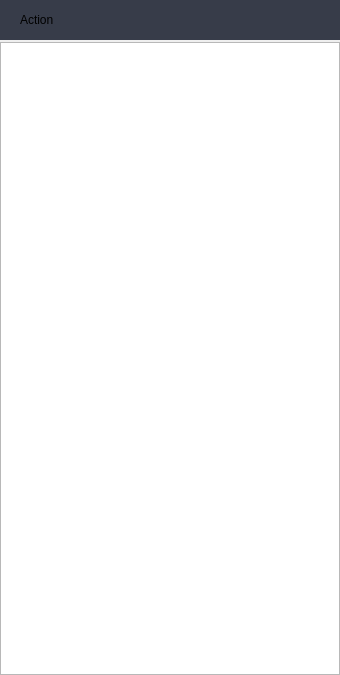
<?xml version="1.0" encoding="UTF-8"?>
<ui version="4.0">
 <class>TemplateBar</class>
 <widget class="QWidget" name="TemplateBar">
  <property name="geometry">
   <rect>
    <x>0</x>
    <y>0</y>
    <width>340</width>
    <height>675</height>
   </rect>
  </property>
  <property name="windowTitle">
   <string>Form</string>
  </property>
  <layout class="QVBoxLayout" name="verticalLayout_2">
   <property name="spacing">
    <number>2</number>
   </property>
   <property name="leftMargin">
    <number>0</number>
   </property>
   <property name="topMargin">
    <number>0</number>
   </property>
   <property name="rightMargin">
    <number>0</number>
   </property>
   <property name="bottomMargin">
    <number>0</number>
   </property>
   <item>
    <widget class="QWidget" name="widget" native="true">
     <property name="sizePolicy">
      <sizepolicy hsizetype="Minimum" vsizetype="Minimum">
       <horstretch>0</horstretch>
       <verstretch>0</verstretch>
      </sizepolicy>
     </property>
     <property name="minimumSize">
      <size>
       <width>340</width>
       <height>40</height>
      </size>
     </property>
     <property name="maximumSize">
      <size>
       <width>340</width>
       <height>40</height>
      </size>
     </property>
     <property name="styleSheet">
      <string notr="true">background-color:#373C49;</string>
     </property>
     <layout class="QVBoxLayout" name="verticalLayout">
      <property name="spacing">
       <number>0</number>
      </property>
      <property name="leftMargin">
       <number>20</number>
      </property>
      <property name="topMargin">
       <number>0</number>
      </property>
      <property name="rightMargin">
       <number>0</number>
      </property>
      <property name="bottomMargin">
       <number>0</number>
      </property>
      <item>
       <widget class="QLabel" name="label">
        <property name="sizePolicy">
         <sizepolicy hsizetype="Minimum" vsizetype="Minimum">
          <horstretch>0</horstretch>
          <verstretch>0</verstretch>
         </sizepolicy>
        </property>
        <property name="minimumSize">
         <size>
          <width>340</width>
          <height>40</height>
         </size>
        </property>
        <property name="maximumSize">
         <size>
          <width>340</width>
          <height>40</height>
         </size>
        </property>
        <property name="styleSheet">
         <string notr="true">background-color:#373C49;</string>
        </property>
        <property name="text">
         <string>Action</string>
        </property>
       </widget>
      </item>
     </layout>
    </widget>
   </item>
   <item>
    <widget class="QListWidget" name="listWidget"/>
   </item>
  </layout>
 </widget>
 <resources/>
 <connections/>
</ui>
